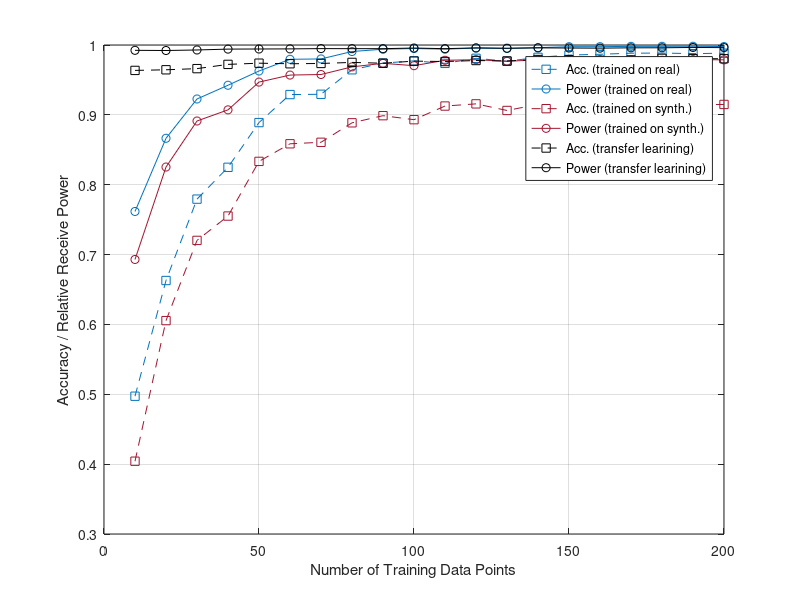

This figure's MATLAB source:
load('all_acc_train_on_real4.mat');
load('all_pwr_train_on_real4.mat');
load('all_acc_train_on_synth4.mat');
load('all_pwr_train_on_synth4.mat');
load('all_acc_train_on_transfer.mat');
load('all_pwr_train_on_transfer.mat');


all_acc_train_on_real4 = squeeze(mean(all_acc_train_on_real4, 2));
all_pwr_train_on_real4 = squeeze(mean(all_pwr_train_on_real4, 2));
all_acc_train_on_synth4 = squeeze(mean(all_acc_train_on_synth4, 2));
all_pwr_train_on_synth4 = squeeze(mean(all_pwr_train_on_synth4, 2));
all_acc_train_on_transfer = squeeze(mean(all_acc_train_on_transfer, 2));
all_pwr_train_on_transfer = squeeze(mean(all_pwr_train_on_transfer, 2));

num_data = 10:10:200;
% plot(num_data, all_acc_train_on_real3(1, i), '--s', "Color", "#0072BD");
% hold on
% plot(num_data, all_pwr_train_on_real3(1, i), '-o', "Color", "#0072BD");
% hold on
% plot(num_data, all_acc_train_on_synth3(1, i), '--s', "Color", "#A2142F");
% hold on
% plot(num_data, all_pwr_train_on_synth3(1, i), '-o', "Color", "#A2142F");
% grid on

plot(num_data, all_acc_train_on_real4(2, :), '--s', "Color", "#0072BD");
hold on
plot(num_data, all_pwr_train_on_real4(2, :), '-o', "Color", "#0072BD");
hold on
plot(num_data, all_acc_train_on_synth4(2, :), '--s', "Color", "#A2142F");
hold on
plot(num_data, all_pwr_train_on_synth4(2, :), '-o', "Color", "#A2142F");
hold on
plot(num_data, all_acc_train_on_transfer(2, :), '--s', "Color", "#000000");
hold on
plot(num_data, all_pwr_train_on_transfer(2, :), '-o', "Color", "#000000");
grid on

xlabel('Number of Training Data Points');
ylabel('Accuracy / Relative Receive Power');

ylim([0.3, 1]);
legend('Acc. (trained on real)', 'Power (trained on real)', 'Acc. (trained on synth.)', 'Power (trained on synth.)', 'Acc. (transfer learining)', 'Power (transfer learining)');